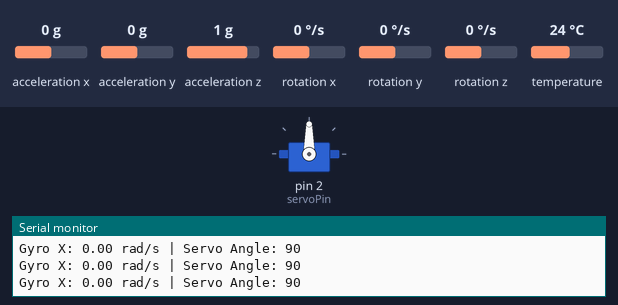
Bench run of a sketch on a simulated Arduino Uno, built with avr-gcc and run on an emulated ATmega328P. Parts: servo, the last lines printed to the serial monitor. The test bench sets the inputs (shaded band); at power-on: rotation x 0 °/s, acceleration x 0 g, acceleration y 0 g, acceleration z 1 g, rotation y 0 °/s, rotation z 0 °/s, temperature 24 °C.

Above: at 6.3 s.
6.4 s: rotation x set to -2 °/s
At 7.03 s:
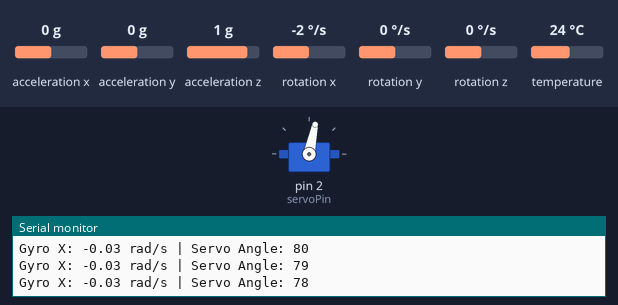
At 8.04 s:
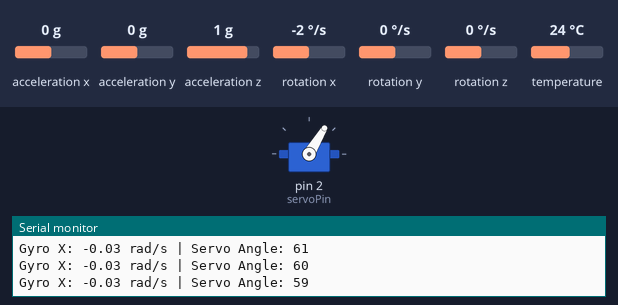
9.4 s: rotation x set to 100 °/s
12.4 s: rotation x set to -192 °/s
At 13.4 s:
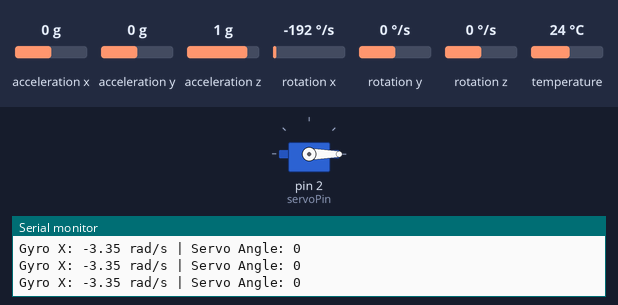
Timing chart, 0 to 15.4 s (numbered marks = the images above; inputs shaded):
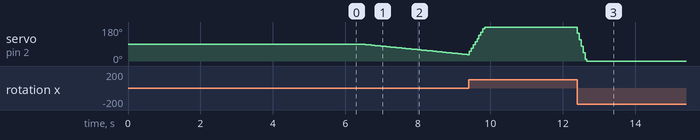

The sketch:

mpu6050servocontrol.ino
```cpp
#include <Adafruit_MPU6050.h>
#include <Adafruit_Sensor.h>
#include <Wire.h>
#include <Servo.h>

Adafruit_MPU6050 mpu;
Servo myServo;

const int servoPin = 2; // Define the pin for the servo signal
int servoAngle = 90;    // Initialize the servo at 90 degrees

float gyroX_offset = 0; // Offset for gyro X-axis

void setup(void) {
  Serial.begin(115200);
  while (!Serial)
    delay(10);

  Serial.println("Adafruit MPU6050 Servo Control with Calibration!");

  // Initialize the MPU6050
  if (!mpu.begin()) {
    Serial.println("Failed to find MPU6050 chip");
    while (1) {
      delay(10);
    }
  }
  Serial.println("MPU6050 Found!");

  // Configure MPU6050 ranges
  mpu.setAccelerometerRange(MPU6050_RANGE_8_G);
  mpu.setGyroRange(MPU6050_RANGE_500_DEG);
  mpu.setFilterBandwidth(MPU6050_BAND_21_HZ);

  // Attach the servo and set initial position
  myServo.attach(servoPin);
  myServo.write(servoAngle);

  // Calibration process
  Serial.println("Calibrating gyroscope... Please keep the sensor still.");
  gyroX_offset = calibrateGyro();
  Serial.print("Calibration complete. Gyro X offset: ");
  Serial.println(gyroX_offset);

  Serial.println("Setup complete!\n");
  delay(100);
}

void loop() {
  /* Get new sensor events with the readings */
  sensors_event_t a, g, temp;
  mpu.getEvent(&a, &g, &temp);

  // Read gyroscope rotation along X-axis and remove the offset
  float gyroX = g.gyro.x - gyroX_offset;

  // Map the gyroscope X-axis value to servo angles (0-180°)
  servoAngle += gyroX * 10; // Adjust the sensitivity with this multiplier
  servoAngle = constrain(servoAngle, 0, 180);

  // Write the angle to the servo
  myServo.write(servoAngle);

  /* Print out the values */
  Serial.print("Gyro X: ");
  Serial.print(gyroX);
  Serial.print(" rad/s | Servo Angle: ");
  Serial.println(servoAngle);

  delay(50); // Small delay for stability
}

// Function to calibrate gyro X-axis for 5 seconds
float calibrateGyro() {
  const int calibrationTime = 5000; // Calibration time in milliseconds
  int sampleCount = 0;
  float gyroX_sum = 0;

  unsigned long startTime = millis();
  while (millis() - startTime < calibrationTime) {
    sensors_event_t a, g, temp;
    mpu.getEvent(&a, &g, &temp);

    gyroX_sum += g.gyro.x;
    sampleCount++;

    delay(10); // Small delay between samples
  }

  return gyroX_sum / sampleCount; // Return the average gyro X-axis offset
}
```

Measured:
- the behaviour switches between 0 and -1 °/s on rotation x (found by bisection; images 0 and 1)
- after the input at 6.4 s, servo on pin 2 (servoPin): moves from 90° to 34° over 2.9 s, starting at once
- after the input at 12.4 s, servo on pin 2 (servoPin): 180° → 0° at once
